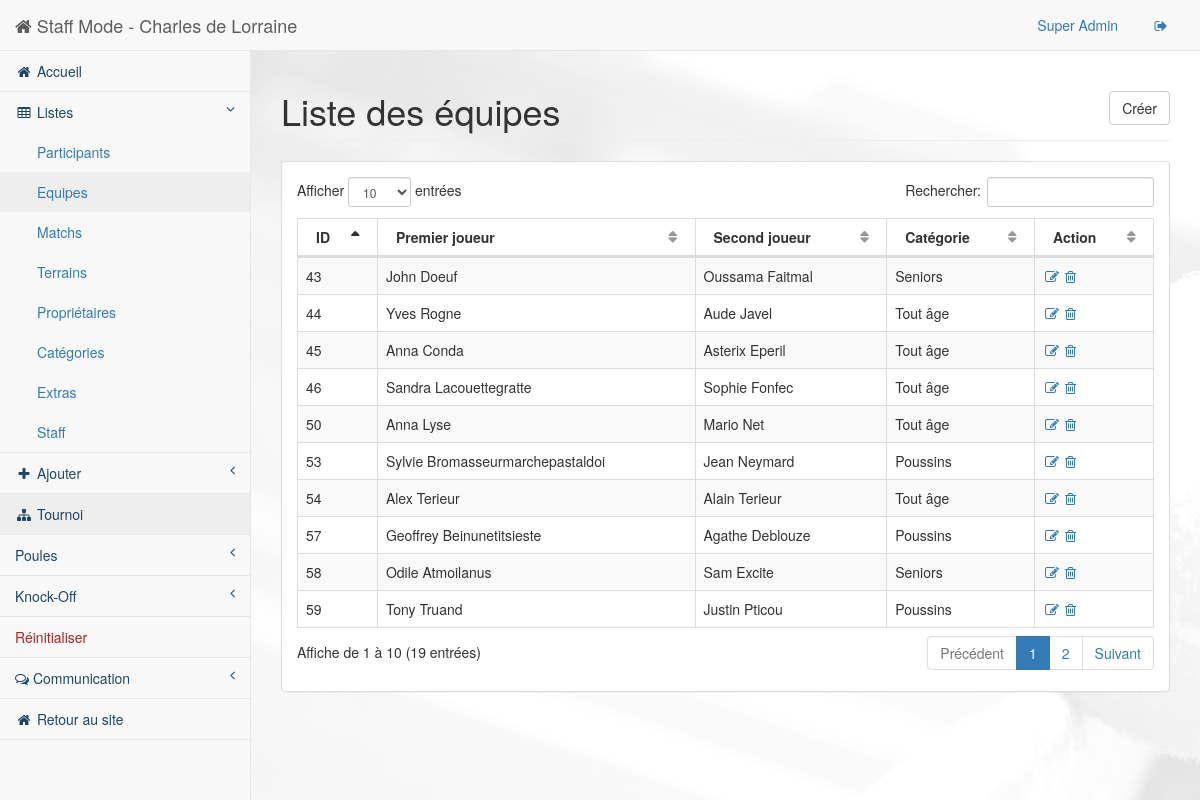
The page /staff/pages/list-team.php (signed in) on the database as committed earlier.
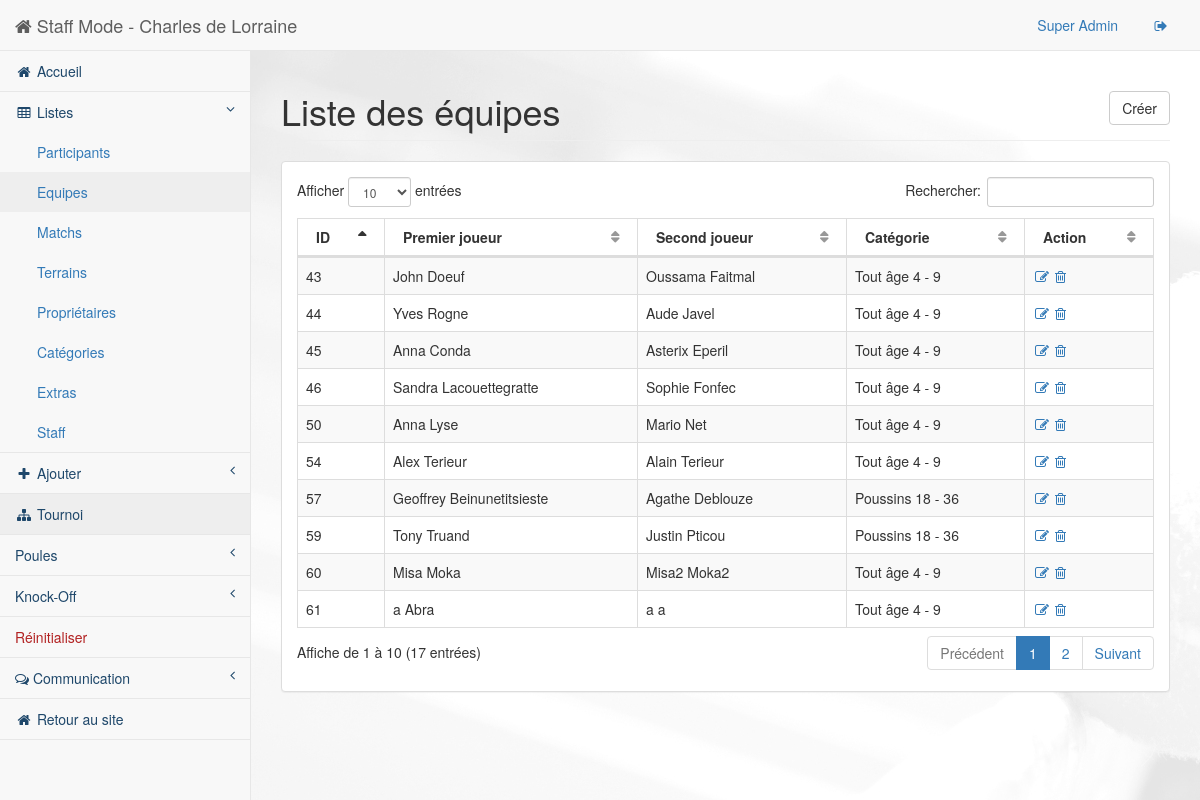
The same page on the database as committed later.
### tables this page shows
CREATE TABLE IF NOT EXISTS `Team` (
  `ID` int(255) NOT NULL AUTO_INCREMENT,
  `ID_Player1` int(255) NOT NULL,
  `ID_Player2` int(255) NOT NULL,
  `ID_Cat` int(255) NOT NULL,
  `NbWinMatch` int(255) NOT NULL,
  `AvgRanking` varchar(10) NOT NULL,
  `Group_Vic` int(11) NOT NULL,
  PRIMARY KEY (`ID`),
  KEY `ID_Player1` (`ID_Player1`),
  KEY `ID_Player2` (`ID_Player2`),
  KEY `ID_Cat` (`ID_Cat`)
);

CREATE TABLE IF NOT EXISTS `Personne` (
  `ID` int(255) NOT NULL AUTO_INCREMENT,
  `Title` int(2) NOT NULL,
  `FirstName` varchar(100) NOT NULL,
  `LastName` varchar(100) NOT NULL,
  `Ville` varchar(500) NOT NULL,
  `ZIPCode` int(10) NOT NULL,
  `Rue` varchar(100) NOT NULL,
  `Number` int(11) NOT NULL,
  `PhoneNumber` int(20) NOT NULL,
  `GSMNumber` int(20) NOT NULL,
  `BirthDate` date NOT NULL,
  `Mail` varchar(500) NOT NULL,
  `CreationDate` date NOT NULL,
  `Note` varchar(500) NOT NULL,
  `IsPlayer` tinyint(1) NOT NULL,
  `IsOwner` tinyint(1) NOT NULL,
  `IsStaff` tinyint(1) NOT NULL,
  PRIMARY KEY (`ID`)
);

### src/staff/pages/php/inc/list-team.inc (the view, shortened to what this page needs)
<?php
function dbAndPrint() {
    $db = BDconnect();
    $reponse1 = $db->query('SELECT Team.ID, FirstName as F, LastName as L, Team.ID_Player1 as id1, Team.ID_Player2 as id2, Team.ID_Cat as ID_Cat FROM Team, Personne WHERE Personne.ID = Team.ID_Player1 ');
    while ($donnes1 = $reponse1->fetch_array())
    {
      $reponse2 = $db->query('SELECT Team.ID, FirstName as F, LastName as L FROM Team, Personne WHERE Personne.ID = '.$donnes1['id2'].'');
        $reponse3 = $db->query('SELECT * FROM Categorie WHERE ID = '.$donnes1['ID_Cat'].'');
	   $donnes2 = $reponse2->fetch_array();
        $cat = $reponse3->fetch_array();
        $catFinal = $cat['Designation']." ".$cat['Age'];
        printListTeam($donnes1, $donnes2, $catFinal);
    }
}
function printListTeam($donnes1,$donnes2, $catFinal) {
    echo "<tr class=\"odd gradeX\">";
    $id = $donnes1['ID'];
    echo "<td data-toggle=\"modal\" data-target=\"#myModal\" data-url=\"./show-team.php?id=$id\">".utf8_encode($donnes1['ID'])."</td>";
    echo "<td data-toggle=\"modal\" data-target=\"#myModal\" data-url=\"./show-team.php?id=$id\">".utf8_encode($donnes1['F']). " " . utf8_encode($donnes1['L'])."</td>";
    echo "<td data-toggle=\"modal\" data-target=\"#myModal\" data-url=\"./show-team.php?id=$id\">".utf8_encode($donnes2['F']). " " . utf8_encode($donnes2['L'])."</td>";
    echo "<td data-toggle=\"modal\" data-target=\"#myModal\" data-url=\"./show-team.php?id=$id\">".utf8_encode($catFinal)."</td>";
    echo "<td><a href=\"./edit-team.php?id=".$donnes1['ID']."\"><i class=\"fa fa-edit fa-fw\"></i></a> <a href=\"./php/delete-team.php?id=".$donnes1['ID']."\" onclick=\"return confirm('Voulez-vous vraiment supprimer cette entrée ?');\"><i class=\"fa fa-trash-o\"></i></a></td>";
    echo "</tr>";
}
?>

### src/staff/pages/list-team.php (shortened to what this page needs)
<!DOCTYPE html>
<html lang="en">
<head>
    <link href="../bower_components/bootstrap/dist/css/bootstrap.min.css" rel="stylesheet">
    <link href="../bower_components/metisMenu/dist/metisMenu.min.css" rel="stylesheet">
    <link href="../bower_components/datatables-plugins/integration/bootstrap/3/dataTables.bootstrap.css" rel="stylesheet">
    <link href="../bower_components/datatables-responsive/css/dataTables.responsive.css" rel="stylesheet">
    <link href="../dist/css/sb-admin-2.css" rel="stylesheet">
    <link href="../bower_components/font-awesome/css/font-awesome.min.css" rel="stylesheet" type="text/css">
</head>
<body>
    <div id="wrapper">
        <?php
            include("./html/header.php");
        ?>
            <div id="page-wrapper" style="background : url(../../images/staff-back.jpg) 0 0 fixed;">
                <div class="row">
                    <div class="col-lg-12">
                        <h1 class="page-header">Liste des équipes
                        <a class="btn btn-default btn-outline pull-right" href="./team.php"> Créer</a>
                        </h1>
                    </div>
                </div>
                        <div class="row">
                            <div class="col-lg-12">
                                <div class="panel panel-default">
                                    <div class="panel-body">
                                        <div class="dataTable_wrapper">
                                            <table class="table table-striped table-bordered table-hover" id="dataTables-example">
                                                <thead>
                                                    <tr>
                                                        <th>ID</th>
                                                        <th>Premier joueur</th>
                                                        <th>Second joueur</th>
                                                        <th>Catégorie</th>
                                                        <th>Action</th>
                                                    </tr>
                                                </thead>
                                                <tbody>
                                                    <?php require_once("./php/inc/list-team.inc");
                                            dbAndPrint();
                                            ?>
                                                </tbody>
                                            </table>
                                        </div>
                                    </div>
                                </div>
                            </div>
                        </div>
            </div>
    </div>
</body>
</html>

### src/staff/pages/html/header.php (shortened to what this page needs)
<nav class="navbar navbar-default navbar-static-top" role="navigation" style="margin-bottom: 0">
    <div class="navbar-header">
        <a class="navbar-brand" href="index.php"><i class="fa fa-home"></i> Staff Mode - Charles de Lorraine</a>
    </div>
    <ul class="nav navbar-top-links navbar-right">
        <li class="dropdown">
            <a class="dropdown-toggle" href="../pages/staff.php">
                <?php echo $_SESSION["NAME"]; ?>
            </a>
        </li>
        <li class="dropdown">
            <a class="dropdown-toggle" href="login.php?action=logout">
                    <i class="fa fa-sign-out fa-fw"></i>
            </a>
        </li>
    </ul>
    <div class="navbar-default sidebar" role="navigation">
        <div class="sidebar-nav navbar-collapse colorDarkBlue">
            <ul class="nav" id="side-menu">
                <li>
                    <a href="index.php"><i class="fa fa-home fa-fw"></i> Accueil</a>
                </li>
                <li>
                    <a href="#"><i class="fa fa-table fa-fw"></i> Listes<span class="fa arrow"></span></a>
                    <ul class="nav nav-second-level colorBlue">
                        <li>
                            <a href="list.php?type=player"> Participants</a>
                        </li>
                        <li>
                            <a href="list-team.php"> Equipes</a>
                        </li>
                        <li>
                            <a href="list-match.php"> Matchs</a>
                        </li>
                        <li>
                            <a href="list.php?type=court"> Terrains</a>
                        </li>
                        <li>
                            <a href="list.php?type=owner"> Propriétaires</a>
                        </li>
                        <li>
                            <a href="list.php?type=category"> Catégories</a>
                        </li>
                        <li>
                            <a href="list-extras.php"> Extras</a>
                        </li>
                        <li>
                            <a href="list.php?type=staff"> Staff</a>
                        </li>
                    </ul>
                </li>
                <li>
                    <a href="#"><i class="fa fa-plus fa-fw"></i> Ajouter<span class="fa arrow"></span></a>
                </li>
                <li>
                    <a href=""><i class="fa fa-sitemap fa-fw"></i> Tournoi</a>
                </li>
                <li>
                            <a href="#">Poules<span class="fa arrow"></span></a>
                        </li>
                        <li>
                            <a href="#">Knock-Off<span class="fa arrow"></span></a>
                        </li>
                        <li class="li-danger">
                            <a href="reset.php">Réinitialiser</a>
                        </li>
                <li>
                    <a href="#"><i class="fa fa-comments-o"></i> Communication<span class="fa arrow"></span></a>
                </li>
                <li>
                    <a href="../../index.php?action=logout"><i class="fa fa-home fa-fw"></i> Retour au site</a>
                </li>
            </ul>
        </div>
    </div>
</nav>

Rows that differ between the two databases and show on the page:
removed team: ID "53", ID_Player1.FirstName "Sylvie", ID_Player1.LastName "Bromasseurmarchepastaldoi", ID_Player2.FirstName "Jean", ID_Player2.LastName "Neymard", catFinal "Poussins"
removed team: ID "58", ID_Player1.FirstName "Odile", ID_Player1.LastName "Atmoilanus", ID_Player2.FirstName "Sam", ID_Player2.LastName "Excite", catFinal "Seniors"
changed team "John": catFinal "Seniors" → "Tout âge 4 - 9"
changed team "Yves": catFinal "Tout âge" → "Tout âge 4 - 9"
changed team "Conda": catFinal "Tout âge" → "Tout âge 4 - 9"
changed team "Sandra": catFinal "Tout âge" → "Tout âge 4 - 9"
changed team "Lyse": catFinal "Tout âge" → "Tout âge 4 - 9"
changed team "Alex": catFinal "Tout âge" → "Tout âge 4 - 9"
changed team "Geoffrey": catFinal "Poussins" → "Poussins 18 - 36"
changed team "Tony": catFinal "Poussins" → "Poussins 18 - 36"
now on this page (row edited): team: ID "60", ID_Player1.FirstName "Misa", ID_Player1.LastName "Moka", ID_Player2.FirstName "Misa2", ID_Player2.LastName "Moka2", catFinal "Tout âge 4 - 9"
now on this page (row edited): team: ID "61", ID_Player1.FirstName "a", ID_Player1.LastName "Abra", ID_Player2.FirstName "a", ID_Player2.LastName "a", catFinal "Tout âge 4 - 9"
Other text that changed with them:
text written by a page script: "Afficher entrées Rechercher: Affiche de 1 à 10 (19 entrées) Précédent 1 2 Suivant" → "Afficher entrées Rechercher: Affiche de 1 à 10 (17 entrées) Précédent 1 2 Suivant"
